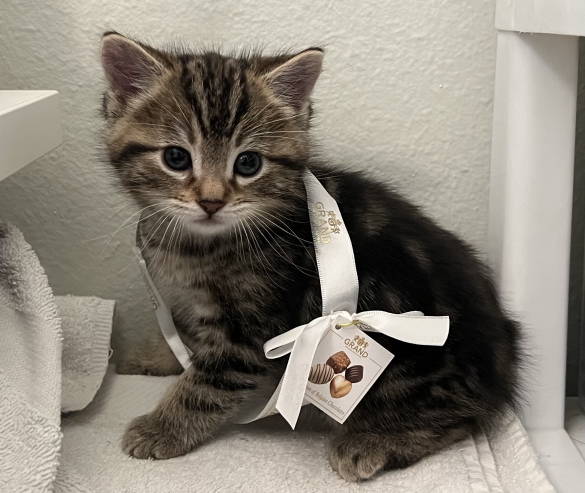
#> input picture demoImages/cutepic1.jpg, 1170 x 985 px, found by its file name (shown at 1/2 size)
$ python demo.py
#> lines starting #> are read from the running program, lines starting #| are printed output that depends on the picture
import cv2 as cv
import os

def callback(input):
    pass

def imageBlending():
    root = os.getcwd()
    img1Path = os.path.join(root,'demoImages\\cutepic1.jpg')
    img1 = cv.imread(img1Path)
#> img1 is the input picture: shape (985, 1170, 3); mean B, G, R 116.9, 127.5, 133.7
    height,width,_ = img1.shape
#> height = 985; width = 1170

    img2Path = os.path.join(root,'demoImages\\joshuaTree.png')
    img2 = cv.imread(img2Path)
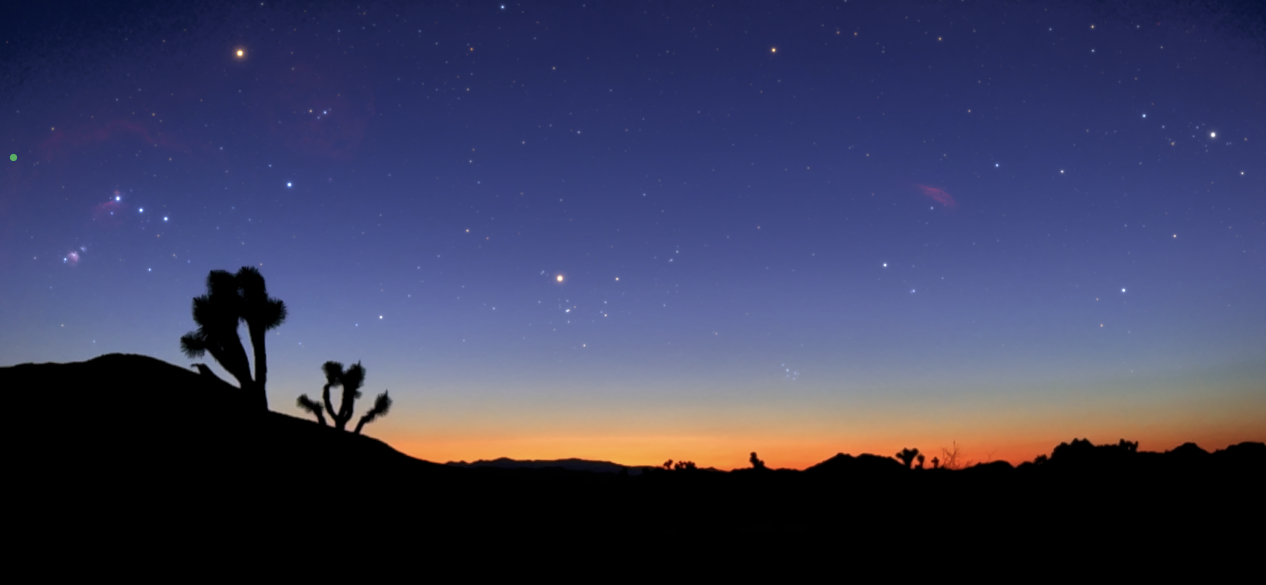
#> input picture demoImages/joshuaTree.PNG, 2532 x 1170 px, found by its file name (shown at 1/2 size)
#> img2 is the input picture: shape (1170, 2532, 3); mean B, G, R 89.8, 60.6, 58.7

    x0 = 400
    y0 = 0

    img2 = img2[y0:y0+height,x0:x0+width]
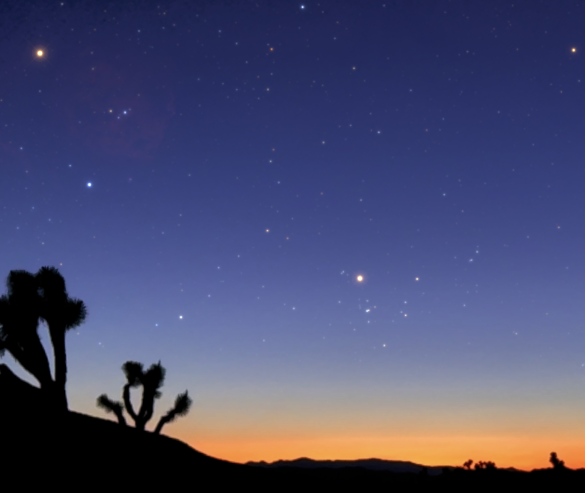
#> img2: shape (985, 1170, 3) (shown at 1/2 size); mean B, G, R 110.5, 75.4, 73.7

    windowName = 'image blending'
    cv.namedWindow(windowName)

    scale = 100
    cv.createTrackbar('alpha',windowName,0,1*scale,callback)
    cv.createTrackbar('gamma',windowName,0,255,callback)

    while True:
        if cv.waitKey(1) == ord('q'):
#> (key q is pressed here)
            break

        alpha = cv.getTrackbarPos('alpha',windowName)/scale
        beta = 1-alpha
        gamma = cv.getTrackbarPos('gamma',windowName)

        imgBlend = cv.addWeighted(img1,alpha,img2,beta,gamma)

        cv.imshow(windowName,imgBlend)

    cv.destroyAllWindows()

if __name__ == '__main__':
    imageBlending()
